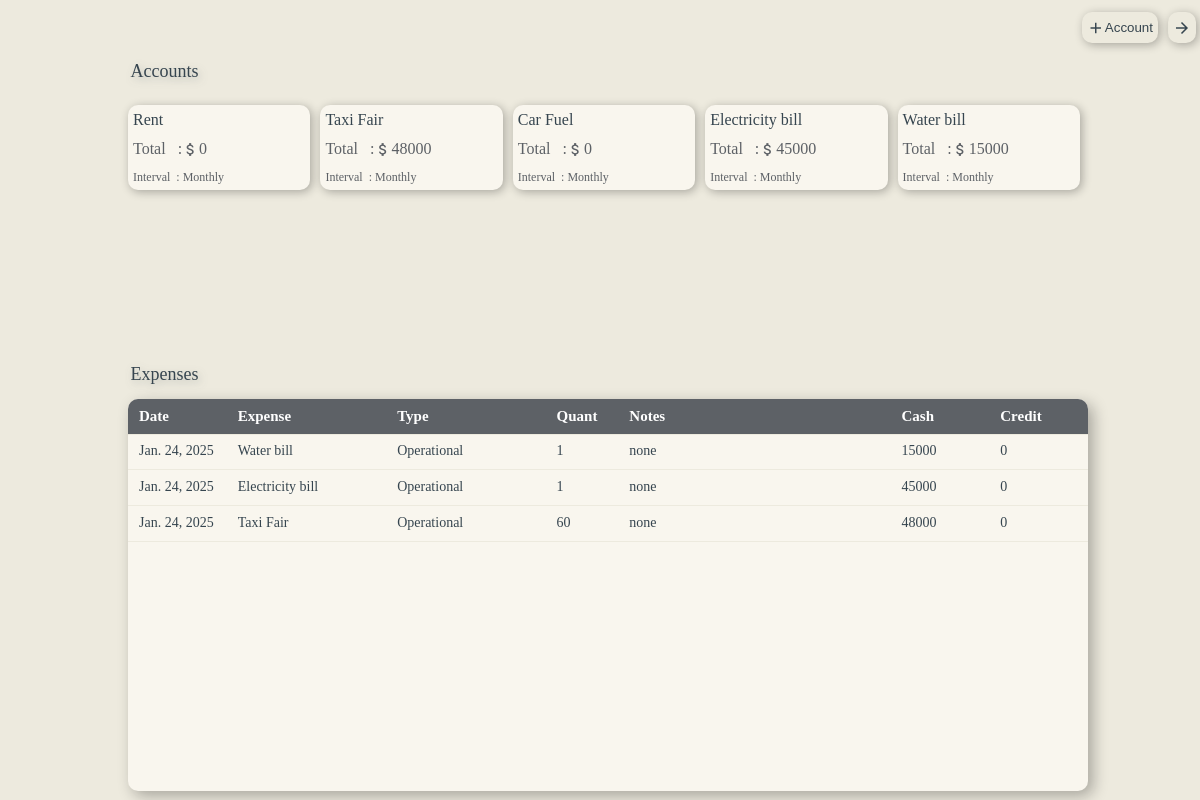
Page /expense_accounts/ (signed in) on the committed database.
### expenses/models.py (models this page shows)
class ExpenseAccount(models.Model):
    Business = models.ForeignKey(Business, on_delete=models.CASCADE, blank=True, null=True)
    Date = models.DateTimeField(auto_now=True)
    Cashier = models.ForeignKey(User, on_delete=models.DO_NOTHING, blank=False, null=True)
    Name = models.CharField(blank=False, null=False, max_length=20)
    Type = models.CharField(blank=False, null=False, max_length=20, choices=Option, default='Operational Expense')
    intervals = [
        ('Weekly', 'Weekly'),
        ('Monthly', 'Monthly'),
        ('Annually', 'Annually')
    ]
    Interval = models.CharField(choices=options, null=False, blank=True, max_length=9, default='Monthly')
    AutoRecord = models.BooleanField(null=False, blank=True, default=False)
    Notes = models.TextField(blank=False, null=False, max_length=150, default='non')

class Expense(models.Model):
    Business = models.ForeignKey(Business, on_delete=models.CASCADE, blank=True, null=True)
    Supplier = models.ForeignKey(Supplier, on_delete=models.DO_NOTHING, blank=True, null=True)
    Credit = models.ForeignKey(Credit, on_delete=models.DO_NOTHING, blank=True, null=True)
    Cashier = models.ForeignKey(User, on_delete=models.DO_NOTHING, blank=False, null=True)
    ExpenseAccount = models.ForeignKey(ExpenseAccount, on_delete=models.DO_NOTHING, null=True, blank=True)
    Date = models.DateTimeField(auto_now=True)
    Name = models.CharField(blank=False, null=False, max_length=20)
    Price = models.IntegerField(blank=False, null=False)
    Quantity = models.IntegerField(default=1, blank=False, null=False)
    Type = models.CharField(blank=False, null=False, max_length=20, choices=Option, default='Operational Expense')
    PMode = models.CharField(blank=False, null=False, max_length=7, choices=options, default='Cash')
    Discount = models.BooleanField(blank=False, null=False, default=0)
    Notes = models.TextField(blank=False, null=False, max_length=150, default='non')

### User/decorator.py (the view)
        def wrapper_func(request, *args, **kwargs):
            group = None
            if request.user.groups.exists():
                group = request.user.groups.all()[0].name
                if group in allowed_roles:
                    return view_func(request, *args, **kwargs)
                else:
                    return HttpResponse('Access Denied!')
            else:
                return HttpResponse('Access Denied!')

### User/decorator.py (called while the page is built)
def allowed_users(allowed_roles=[]):
    def decorator(view_func):
        def wrapper_func(request, *args, **kwargs):
            group = None
            if request.user.groups.exists():
                group = request.user.groups.all()[0].name
                if group in allowed_roles:
                    return view_func(request, *args, **kwargs)
                else:
                    return HttpResponse('Access Denied!')
            else:
                return HttpResponse('Access Denied!')
        return wrapper_func
    return decorator

### templates/expenseAccounts.html (shortened to what this page needs)
{%load static%}
<link rel="stylesheet" type="text/css" href="{% static 'css/expenseAccounts.css'%}" xmlns="http://www.w3.org/1999/html">
<link rel="stylesheet" href="https://cdnjs.cloudflare.com/ajax/libs/font-awesome/4.7.0/css/font-awesome.min.css">
<div class="Navigation">
    <button type="button" onclick="openAccount()">
        <i class="material-icons" style="font-size:18px">add</i>Account
    </button>
     <button type="button" onclick="window.location.href='/expenses/';">
        <i class="material-icons" style="font-size:18px">arrow_forward</i>
    </button>
</div>
<text class="title">Accounts</text>
<div class="accounts">
    {%for account, total in accounts.items%}
        <div class="account" onclick="window.location.href='/expense_account/{{account.id}}/';">
            <text style="font-size:16px; color:rgb(54, 69, 79);">{{account.Name}}</text>
            <text style="font-size:16px;">Total &nbsp; :
                <i class="material-icons" style="font-size:17px;">attach_money</i>
                {{total}}
            </text>
            <text class="service_count" style="font-size:12px;">Interval &nbsp;: {{account.Interval}}</text>
        </div>
    {%endfor%}
</div>
<text class="title">Expenses</text>
<table class="expenses">
    <thead>
        <tr>
            <th class="sth1">Date</th>
            <th class="sth2">Expense</th>
            <th class="sth2">Type</th>
            <th class="sth3">Quant</th>
            <th class="sth4">Notes</th>
            <th class="sth1">Cash</th>
            <th class="sth1">Credit</th>
        </tr>
    </thead>
    <tbody>
        {%for i in expenses%}
            <tr>
                <td class="sth1">{{i.Date.date}}</td>
                <td class="sth2">{{i.Name}}</td>
                <td class="sth2">{{i.Type}}</td>
                <td class="sth3">{{i.Quantity}}</td>
                <td class="sth4">{{i.Notes}}</td>
                <td class="sth1">
                {% if 'Cash' in i.PMode %}
                    {{i.Price}}
                {% else %}
                    0
                {% endif %}
                </td>
                <td class="sth1">
                {%if 'Credit' in i.PMode%}
                    {{i.Price}}
                {% else %}
                    0
                {% endif %}
                </td>
            </tr>
        {%endfor%}
    </tbody>
</table>

### static/css/expenseAccounts.css (style rules this page uses)
.Navigation { display:flex; align-items:center; justify-content:flex-end; gap:10px; position:relative; width:98%; height:5%; border-radius:10px; }
.Navigation button { display:flex; align-items:center; justify-content:center; width:auto; height:80%; color:rgb(54, 69, 79); padding:5px; background:transparent; border:hidden; box-shadow:2px 2px 10px rgba(10, 10, 10, 0.3); border-radius:10px; }
.title { display:flex; align-items:center; justify-content:flex-start; position:relative; width:80%; height:5%; font-size:18px; color:rgb(54, 69, 79); filter: drop-shadow(2px 3px 4px rgb(54, 69, 79, 0.3)); }
.accounts { display:flex; flex-wrap:wrap; align-items:flex-start; justify-content:flex-start; position:relative; column-gap:10px; row-gap:5px; width:80%; height:30%; padding:10px; border-radius:10px; overflow-y:scroll; }
.account { display:flex; flex-direction:column; align-items:flex-start; justify-content:space-around; position:relative; width:19%; height:85px; cursor:hand; background:#F9F6EE; border-radius:10px; box-shadow:2px 2px 10px rgba(10, 10, 10, 0.3) }
text { display:flex; align-items:center; margin-left:5px; color:#5D6166; }
table { display:flex; flex-direction:column; align-items:center; justify-content:flex-start; position:relative; width:80%; height:50%; background:#F9F6EE; border-radius:10px; box-shadow:5px 5px 15px rgba(10, 10, 10, 0.3); overflow-y:scroll; }
thead { position:sticky; top:0; z-index:2; width:100%; height:35px; background:#5D6166; }
th { display:flex; flex-direction:column; align-items:flex-start; justify-content:center; height:100%; color:white; font-size:15px; margin-left:10px; }
.sth1 { width:10%; height:100%; }
.sth2 { width:17%; height:100%; }
.sth3 { width:7%; height:100%; }
.sth4 { width:30%; height:100%; }
tbody { width:100%; }
tr { display:flex; align-items:center; justify-content:space-around; position:relative; width:100%; height:35px; border-bottom:1px solid #EDEADE; }
td { display:flex; align-items:center; justify-content:flex-start; color:rgb(54, 69, 79); font-size:14px; margin-left:10px; }

### rows in the picture
ExpenseAccount: Name "Rent", AutoRecord "0", Interval "Monthly"
ExpenseAccount: Name "Taxi Fair", total "48000", Interval "Monthly"
ExpenseAccount: Name "Car Fuel", AutoRecord "0", Interval "Monthly"
ExpenseAccount: Name "Electricity bill", total "45000", Interval "Monthly"
ExpenseAccount: Name "Water bill", total "15000", Interval "Monthly"
Expense: Date "Jan. 24, 2025", Name "Water bill", Type "Operational", Quantity "1", Notes "none", Price "15000", PMode "0"
Expense: Date "Jan. 24, 2025", Name "Electricity bill", Type "Operational", Quantity "1", Notes "none", Price "45000", PMode "0"
Expense: Date "Jan. 24, 2025", Name "Taxi Fair", Type "Operational", Quantity "60", Notes "none", Price "48000", PMode "0"
